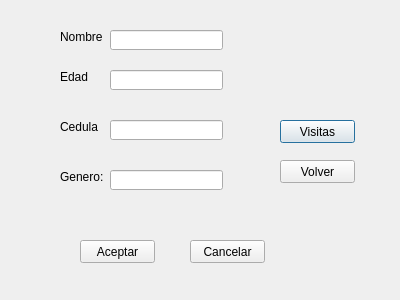
<?xml version="1.0" encoding="UTF-8"?>
<ui version="4.0">
 <class>Dialog</class>
 <widget class="QDialog" name="Dialog">
  <property name="geometry">
   <rect>
    <x>0</x>
    <y>0</y>
    <width>400</width>
    <height>300</height>
   </rect>
  </property>
  <property name="windowTitle">
   <string>Dialog</string>
  </property>
  <widget class="QLabel" name="label">
   <property name="geometry">
    <rect>
     <x>60</x>
     <y>30</y>
     <width>47</width>
     <height>13</height>
    </rect>
   </property>
   <property name="text">
    <string>Nombre</string>
   </property>
  </widget>
  <widget class="QLabel" name="label_2">
   <property name="geometry">
    <rect>
     <x>60</x>
     <y>70</y>
     <width>47</width>
     <height>13</height>
    </rect>
   </property>
   <property name="text">
    <string>Edad</string>
   </property>
  </widget>
  <widget class="QLabel" name="label_3">
   <property name="geometry">
    <rect>
     <x>60</x>
     <y>120</y>
     <width>47</width>
     <height>13</height>
    </rect>
   </property>
   <property name="text">
    <string>Cedula</string>
   </property>
  </widget>
  <widget class="QLineEdit" name="boton_nombre">
   <property name="geometry">
    <rect>
     <x>110</x>
     <y>30</y>
     <width>113</width>
     <height>20</height>
    </rect>
   </property>
  </widget>
  <widget class="QLabel" name="label_4">
   <property name="geometry">
    <rect>
     <x>60</x>
     <y>170</y>
     <width>47</width>
     <height>13</height>
    </rect>
   </property>
   <property name="text">
    <string>Genero:</string>
   </property>
  </widget>
  <widget class="QLineEdit" name="boton_edad">
   <property name="geometry">
    <rect>
     <x>110</x>
     <y>70</y>
     <width>113</width>
     <height>20</height>
    </rect>
   </property>
  </widget>
  <widget class="QLineEdit" name="boton_cedula">
   <property name="geometry">
    <rect>
     <x>110</x>
     <y>120</y>
     <width>113</width>
     <height>20</height>
    </rect>
   </property>
  </widget>
  <widget class="QLineEdit" name="boton_genero">
   <property name="geometry">
    <rect>
     <x>110</x>
     <y>170</y>
     <width>113</width>
     <height>20</height>
    </rect>
   </property>
  </widget>
  <widget class="QPushButton" name="boton_visitas">
   <property name="geometry">
    <rect>
     <x>280</x>
     <y>120</y>
     <width>75</width>
     <height>23</height>
    </rect>
   </property>
   <property name="text">
    <string>Visitas</string>
   </property>
  </widget>
  <widget class="QPushButton" name="boton_volver">
   <property name="geometry">
    <rect>
     <x>280</x>
     <y>160</y>
     <width>75</width>
     <height>23</height>
    </rect>
   </property>
   <property name="text">
    <string>Volver</string>
   </property>
  </widget>
  <widget class="QPushButton" name="boton_aceptar">
   <property name="geometry">
    <rect>
     <x>80</x>
     <y>240</y>
     <width>75</width>
     <height>23</height>
    </rect>
   </property>
   <property name="text">
    <string>Aceptar</string>
   </property>
  </widget>
  <widget class="QPushButton" name="boton_cancelar">
   <property name="geometry">
    <rect>
     <x>190</x>
     <y>240</y>
     <width>75</width>
     <height>23</height>
    </rect>
   </property>
   <property name="text">
    <string>Cancelar</string>
   </property>
  </widget>
 </widget>
 <resources/>
 <connections/>
</ui>
